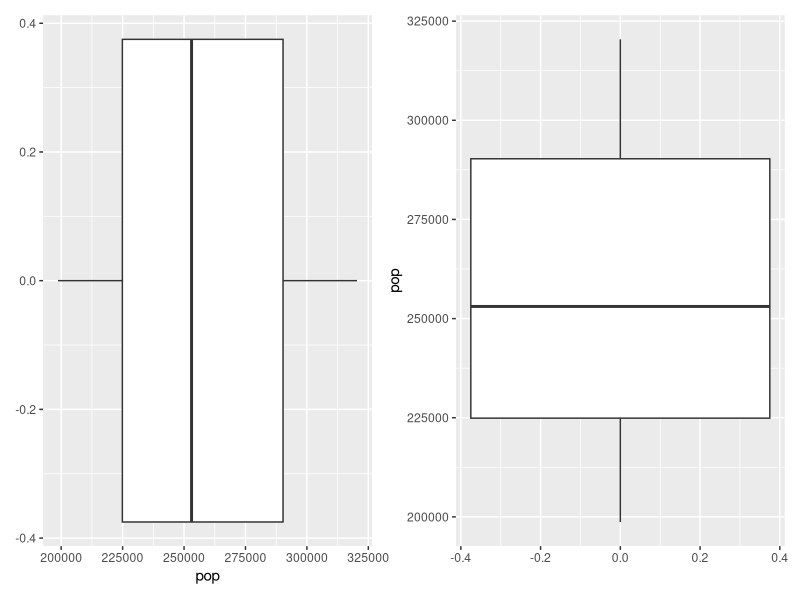
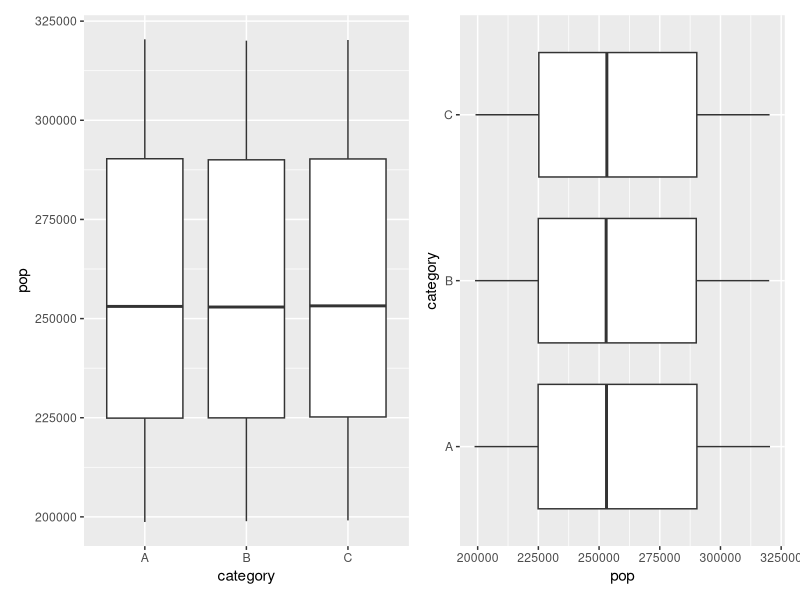
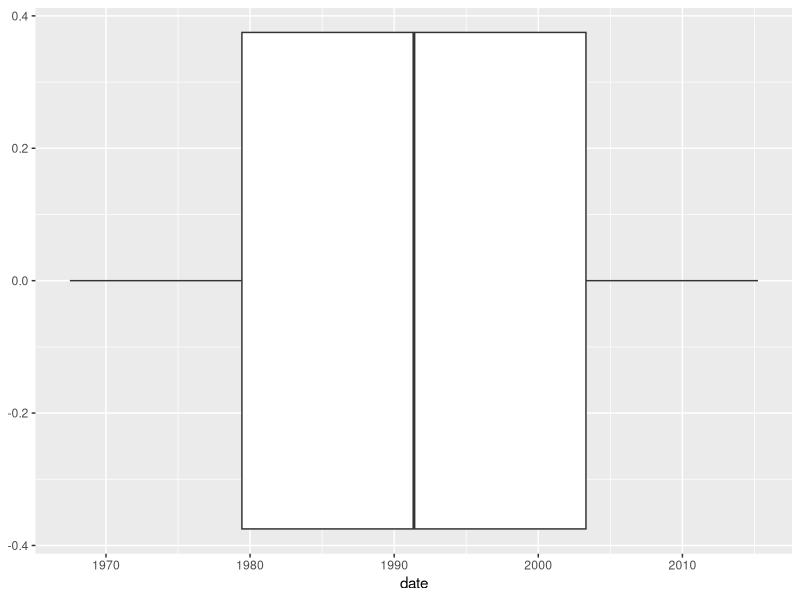
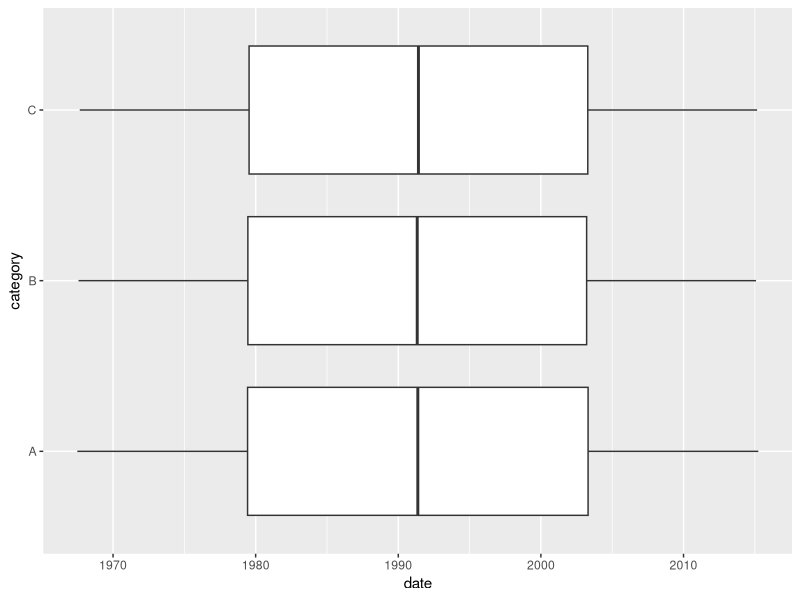
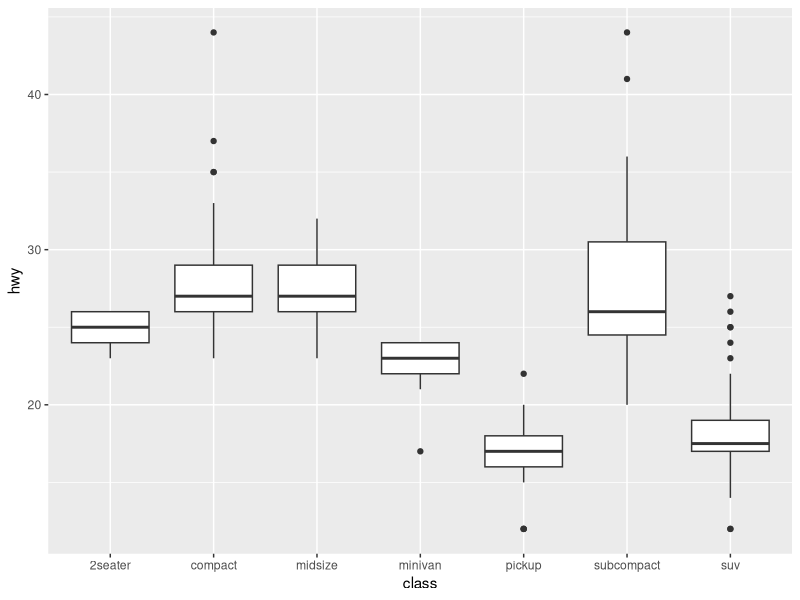
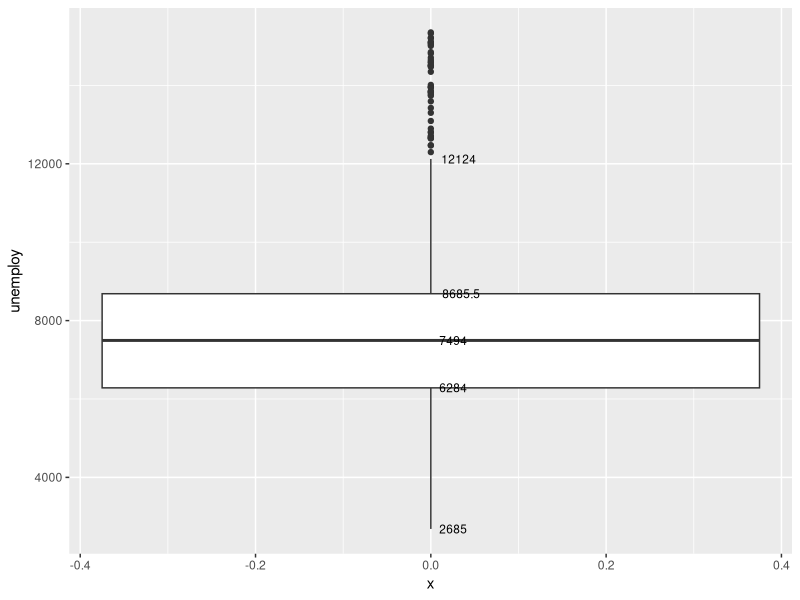

Here is the R script that generated these plots, in order:
## ---- chunk 1
#| echo: false
library(ggplot2)
library(dplyr)
library(patchwork)
library(tidyr)

economics <- economics |>
  mutate(category = rep(c("A", "B", "C"), length.out = n()))
head(economics)
## ---- chunk 2
continuous_single_aes_horizontal <- ggplot(economics, aes(pop)) + 
  geom_boxplot(outliers=TRUE)
continuous_single_aes_vertical <- ggplot(economics, aes(y=pop)) + 
  geom_boxplot(outliers=TRUE)

continuous_single_aes_horizontal + continuous_single_aes_vertical
## ---- chunk 3
classic_horizontal <- ggplot(economics, aes(x=category, y=pop)) + 
  geom_boxplot(outliers=TRUE)
classic_vertical <- ggplot(economics, aes(x=pop, y=category)) + 
  geom_boxplot(outliers=TRUE)

classic_horizontal + classic_vertical
## ---- chunk 4
ggplot(economics, aes(x=date)) + 
  geom_boxplot(outliers=TRUE)
## ---- chunk 5
ggplot(economics, aes(x=date, y=category)) + 
  geom_boxplot(outliers=TRUE)
## ---- chunk 6
p <- ggplot(mpg, aes(class, hwy))
p + geom_boxplot()
## ---- chunk 7
p <- ggplot(economics, aes(y=unemploy)) + 
  geom_boxplot()

layer_data(p, 1)

d <- layer_data(p, 1)
lab <- tidyr::pivot_longer(d[, c("x","ymin","lower","middle","upper","ymax")],
                           -x, values_to = "v")

p + geom_text(data = lab, aes(x = x, y = v, label = round(v, 1)),
              inherit.aes = FALSE, hjust = -0.3, size = 3)
